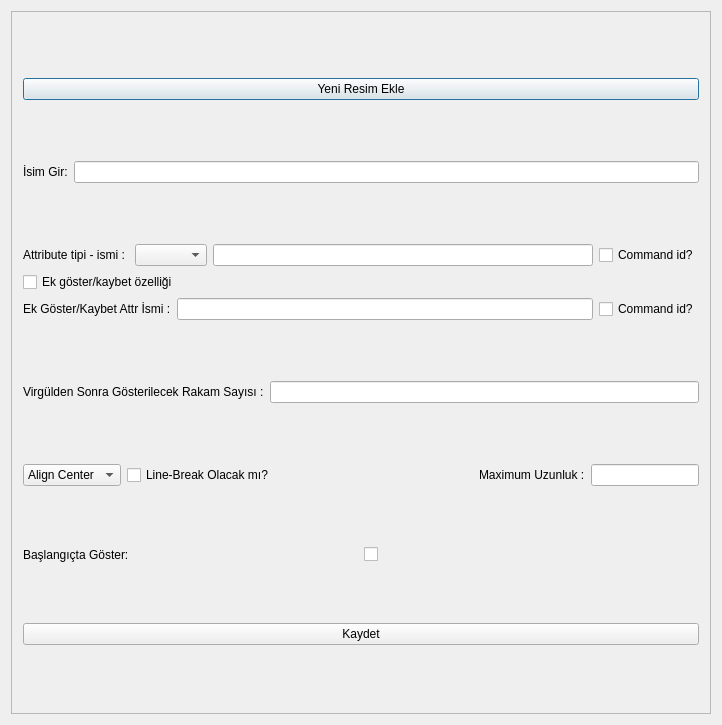
<?xml version="1.0" encoding="UTF-8"?>
<ui version="4.0">
 <class>AddMultipleSceneItem</class>
 <widget class="QDialog" name="AddMultipleSceneItem">
  <property name="geometry">
   <rect>
    <x>0</x>
    <y>0</y>
    <width>718</width>
    <height>725</height>
   </rect>
  </property>
  <property name="maximumSize">
   <size>
    <width>16777215</width>
    <height>16777215</height>
   </size>
  </property>
  <property name="windowTitle">
   <string>AddMultipleSceneItem</string>
  </property>
  <layout class="QVBoxLayout" name="verticalLayout">
   <item>
    <widget class="QScrollArea" name="scrollArea">
     <property name="minimumSize">
      <size>
       <width>700</width>
       <height>700</height>
      </size>
     </property>
     <property name="maximumSize">
      <size>
       <width>16777215</width>
       <height>900</height>
      </size>
     </property>
     <property name="widgetResizable">
      <bool>true</bool>
     </property>
     <widget class="QWidget" name="scrollAreaWidgetContents_2">
      <property name="geometry">
       <rect>
        <x>0</x>
        <y>0</y>
        <width>698</width>
        <height>705</height>
       </rect>
      </property>
      <layout class="QVBoxLayout" name="verticalLayout_2">
       <item>
        <layout class="QGridLayout" name="gridLayoutAddedImages">
         <property name="leftMargin">
          <number>0</number>
         </property>
         <property name="topMargin">
          <number>0</number>
         </property>
         <property name="rightMargin">
          <number>0</number>
         </property>
         <property name="bottomMargin">
          <number>0</number>
         </property>
        </layout>
       </item>
       <item>
        <widget class="QPushButton" name="pushButtonAddNewImage">
         <property name="text">
          <string>Yeni Resim Ekle</string>
         </property>
        </widget>
       </item>
       <item>
        <layout class="QHBoxLayout" name="horizontalLayout">
         <item>
          <widget class="QLabel" name="label">
           <property name="text">
            <string>İsim Gir:</string>
           </property>
          </widget>
         </item>
         <item>
          <widget class="QLineEdit" name="lineEditName"/>
         </item>
        </layout>
       </item>
       <item>
        <layout class="QVBoxLayout" name="verticalLayout_3">
         <item>
          <layout class="QHBoxLayout" name="horizontalLayout_3">
           <item>
            <widget class="QLabel" name="label_3">
             <property name="text">
              <string>Attribute tipi - ismi : </string>
             </property>
            </widget>
           </item>
           <item>
            <widget class="QComboBox" name="comboBoxAttrType"/>
           </item>
           <item>
            <widget class="QLineEdit" name="lineEditAttrName"/>
           </item>
           <item>
            <widget class="QCheckBox" name="checkBoxIsOutput">
             <property name="text">
              <string>Command id?</string>
             </property>
            </widget>
           </item>
          </layout>
         </item>
         <item>
          <layout class="QHBoxLayout" name="horizontalLayout_6">
           <item>
            <widget class="QCheckBox" name="checkBoxAdditionalAttr">
             <property name="text">
              <string>Ek göster/kaybet özelliği</string>
             </property>
            </widget>
           </item>
          </layout>
         </item>
         <item>
          <layout class="QHBoxLayout" name="horizontalLayout_9">
           <item>
            <widget class="QLabel" name="label_4">
             <property name="text">
              <string>Ek Göster/Kaybet Attr İsmi :</string>
             </property>
            </widget>
           </item>
           <item>
            <widget class="QLineEdit" name="lineEditAdditionalAttr"/>
           </item>
           <item>
            <widget class="QCheckBox" name="checkBoxAdditionalAttrIsCommand">
             <property name="text">
              <string>Command id?</string>
             </property>
            </widget>
           </item>
          </layout>
         </item>
        </layout>
       </item>
       <item>
        <layout class="QHBoxLayout" name="horizontalLayout_5">
         <item>
          <widget class="QLabel" name="labelPrecision">
           <property name="text">
            <string>Virgülden Sonra Gösterilecek Rakam Sayısı :</string>
           </property>
          </widget>
         </item>
         <item>
          <widget class="QLineEdit" name="lineEditPrecision"/>
         </item>
        </layout>
       </item>
       <item>
        <layout class="QHBoxLayout" name="horizontalLayout_4">
         <item>
          <widget class="QComboBox" name="comboBoxTextAlign">
           <property name="editable">
            <bool>false</bool>
           </property>
           <item>
            <property name="text">
             <string>Align Center</string>
            </property>
           </item>
           <item>
            <property name="text">
             <string>Align Left</string>
            </property>
           </item>
           <item>
            <property name="text">
             <string>Align Right</string>
            </property>
           </item>
          </widget>
         </item>
         <item>
          <widget class="QCheckBox" name="checkBoxLineBreak">
           <property name="text">
            <string>Line-Break Olacak mı?</string>
           </property>
          </widget>
         </item>
         <item>
          <spacer name="horizontalSpacer">
           <property name="orientation">
            <enum>Qt::Horizontal</enum>
           </property>
           <property name="sizeHint" stdset="0">
            <size>
             <width>40</width>
             <height>20</height>
            </size>
           </property>
          </spacer>
         </item>
         <item>
          <layout class="QHBoxLayout" name="horizontalLayout_7">
           <item>
            <widget class="QLabel" name="labelMaxUzunluk">
             <property name="text">
              <string>Maximum Uzunluk :</string>
             </property>
            </widget>
           </item>
           <item>
            <widget class="QLineEdit" name="lineEditMaxUzunluk">
             <property name="maxLength">
              <number>100</number>
             </property>
            </widget>
           </item>
          </layout>
         </item>
        </layout>
       </item>
       <item>
        <layout class="QHBoxLayout" name="horizontalLayout_2">
         <item>
          <widget class="QLabel" name="label_2">
           <property name="text">
            <string>Başlangıçta Göster:</string>
           </property>
          </widget>
         </item>
         <item>
          <widget class="QCheckBox" name="checkBoxShowOnStart">
           <property name="text">
            <string/>
           </property>
          </widget>
         </item>
        </layout>
       </item>
       <item>
        <widget class="QPushButton" name="pushButtonSave">
         <property name="text">
          <string>Kaydet</string>
         </property>
        </widget>
       </item>
      </layout>
     </widget>
    </widget>
   </item>
  </layout>
 </widget>
 <layoutdefault spacing="6" margin="11"/>
 <resources/>
 <connections/>
</ui>
